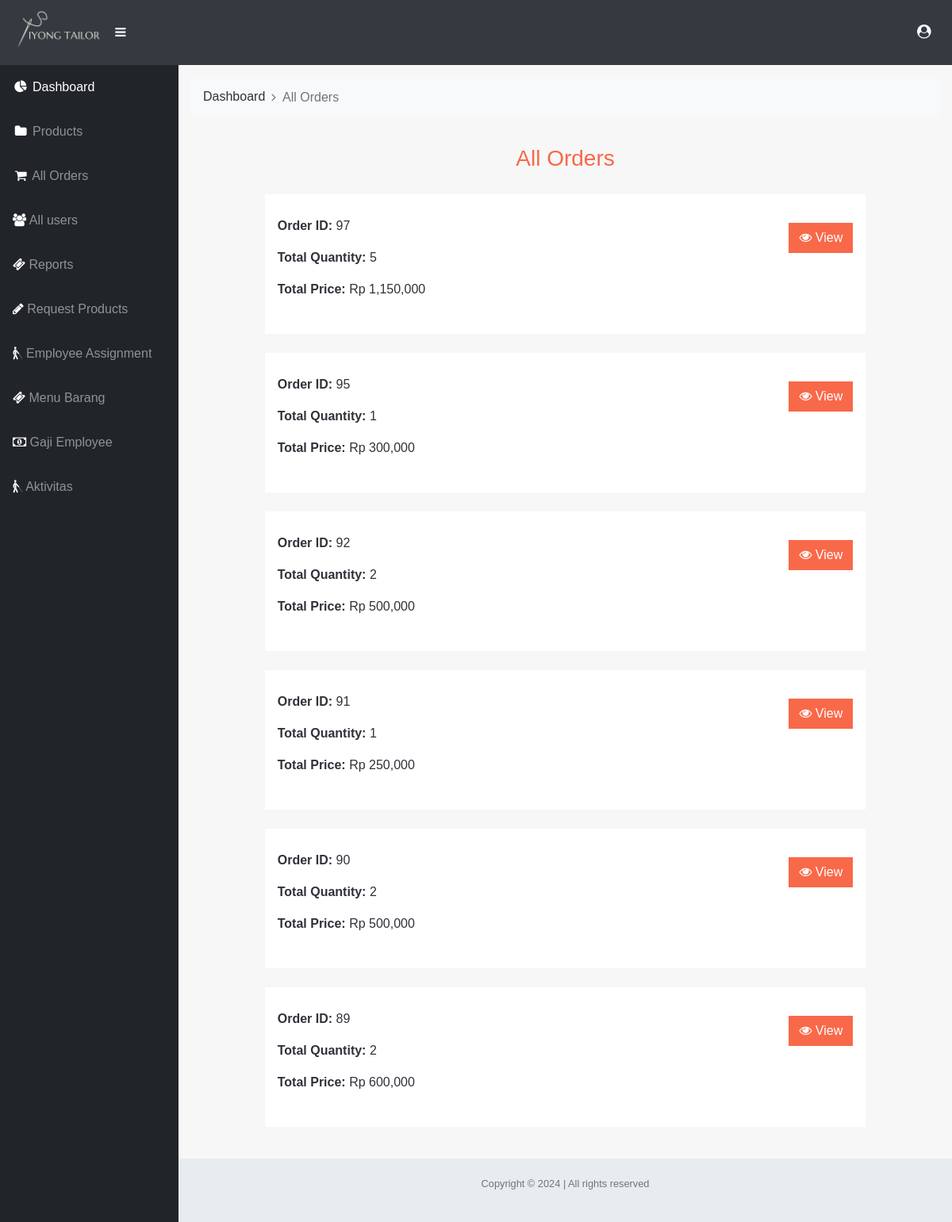
Page /admin/orders.php (signed in) on the committed database.
### tables this page shows
CREATE TABLE `orders` (
  `user_id` int(20) NOT NULL,
  `order_id` int(50) NOT NULL,
  `address` varchar(200) NOT NULL,
  `firstname` varchar(100) NOT NULL,
  `lastname` varchar(100) NOT NULL,
  `email` varchar(150) NOT NULL,
  `contact_no` text NOT NULL,
  `city` varchar(50) NOT NULL,
  `pincode` varchar(50) NOT NULL,
  `payment_mode` varchar(50) NOT NULL,
  `payment_proof` varchar(255) NOT NULL,
  `order_date` varchar(20) NOT NULL,
  `order_status` varchar(10) NOT NULL
);

### admin/orders.php (the view, shortened to what this page needs)
<?php
include './inc/header.php';
include './inc/sidebar.php';
include './inc/db_connect.php';
?>
<div id="content-wrapper">
  <div class="container-fluid">
    <nav aria-label="breadcrumb">
      <ol class="breadcrumb arr-right bg-light">
        <li class="breadcrumb-item"><a href="index.php">Dashboard</a></li>
        <li class="breadcrumb-item active" aria-current="page">All Orders</li>
      </ol>
    </nav>
    <section>
      <div class="container-fluid">
        <div class="row">
          <div class="col-md-1"></div>
          <div class="col-md-10 my-3">
            <h3 class="text-orange text-center py-1">All Orders</h3>
            <?php
            $res = mysqli_query($conn,
              "SELECT
                  o.order_id,
                  SUM(oi.product_price * oi.quantity) AS total_price,
                  SUM(oi.quantity) AS total_qty,
                  GROUP_CONCAT(p.product_name SEPARATOR ', ') AS product_names
               FROM orders o
               JOIN order_items oi ON o.order_id = oi.order_id
               JOIN products p ON oi.product_id = p.id
               GROUP BY o.order_id
               ORDER BY o.order_id DESC"
            );
            while ($row = mysqli_fetch_assoc($res)) {
            ?>
              <div class="order px-3 my-4 custom-card">
                <div class="row my-2">
                  <div class="col-md-9">
                    <p><strong>Order ID:</strong> <?php echo $row['order_id']; ?></p>
                    <p><strong>Total Quantity:</strong> <?php echo $row['total_qty']; ?></p>
                    <p><strong>Total Price:</strong> Rp <?php echo number_format($row['total_price']); ?></p>
                  </div>
                  <div class="col-md-3 text-right">
                    <a href="order-details.php?id=<?php echo $row['order_id']; ?>" class="btn custom-btn my-2">
                      <i class="fa fa-eye"></i> View
                    </a>
                  </div>
                </div>
              </div>
            <?php } ?>
          </div>
          <div class="col-md-1"></div>
        </div>
      </div>
    </section>
  </div>
</div>
<?php
include './inc/footer.php';
?>

### css/styles.css (style rules this page uses)
body { background-color: #F7F7F7; color:#30323A; font-family: 'Titillium Web', sans-serif; }
.custom-btn { color: #fff !important; background-color: #F8694A; border-radius: 0; }
a { color: #30323A; outline: none; }
i { color: #30323A; }
.breadcrumb { background-color: transparent; }
.custom-card { background: #fff; padding: 20px; }
.btn { border-radius: 0; }
a, a img ,.product, div { outline : none !important; }
.text-orange { color: #f8694a; }
.breadcrumb-item+.breadcrumb-item::before { display: inline-block; padding-right: .5rem; color: #6c757d; font-family: 'FontAwesome'; content: "\f105"!important; }

### admin/inc/header.php (style rules this page uses)
i { color: #fff; }

### rows in the picture
orders: order_id "97", total_qty "5", total_price "1,150,000"
orders: order_id "95", total_qty "1", total_price "300,000"
orders: order_id "92", total_qty "2", total_price "500,000"
orders: order_id "91", total_qty "1", total_price "250,000"
orders: order_id "90", total_qty "2", total_price "500,000"
orders: order_id "89", total_qty "2", total_price "600,000"
